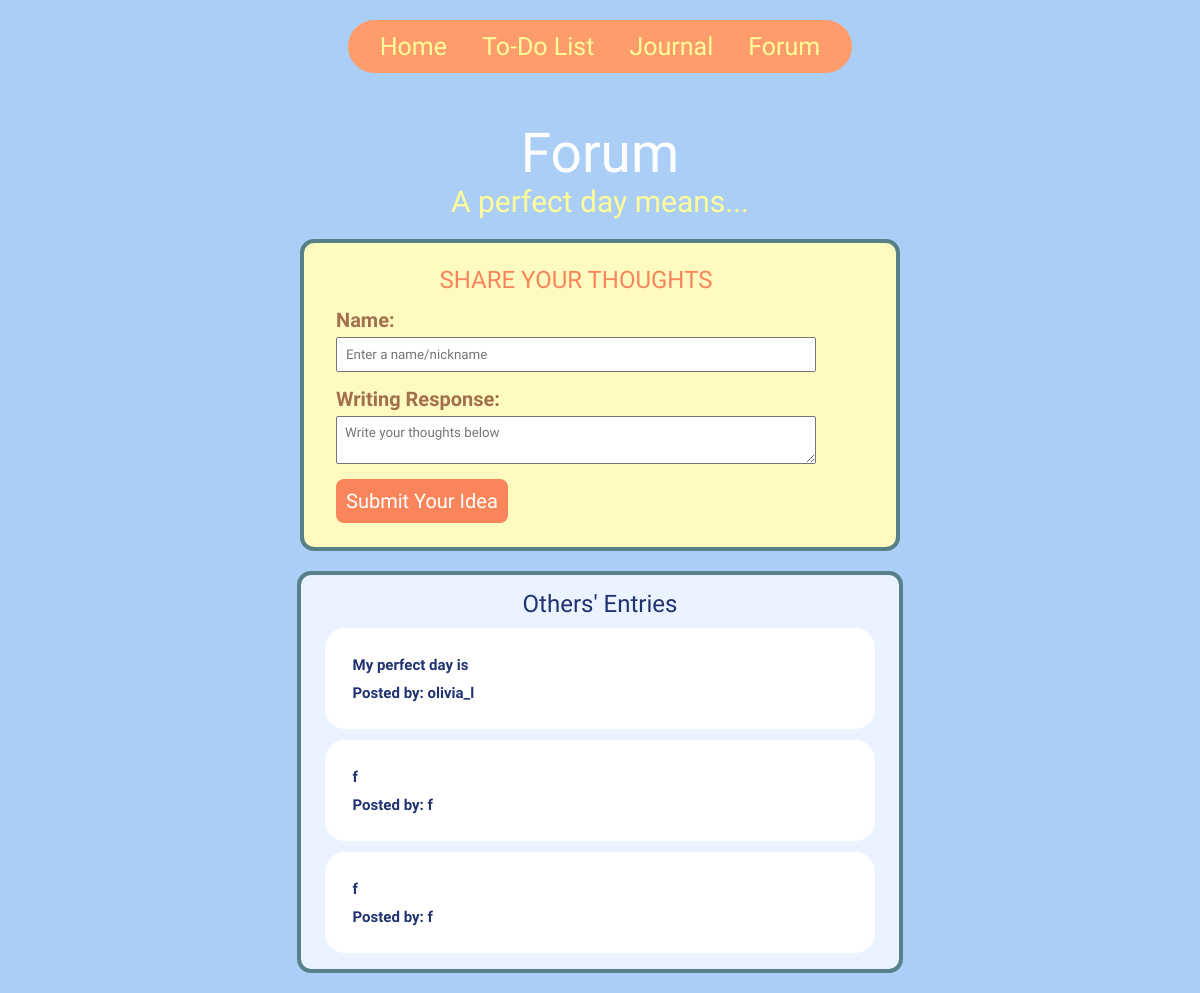
The app's page /forum/1, older data.
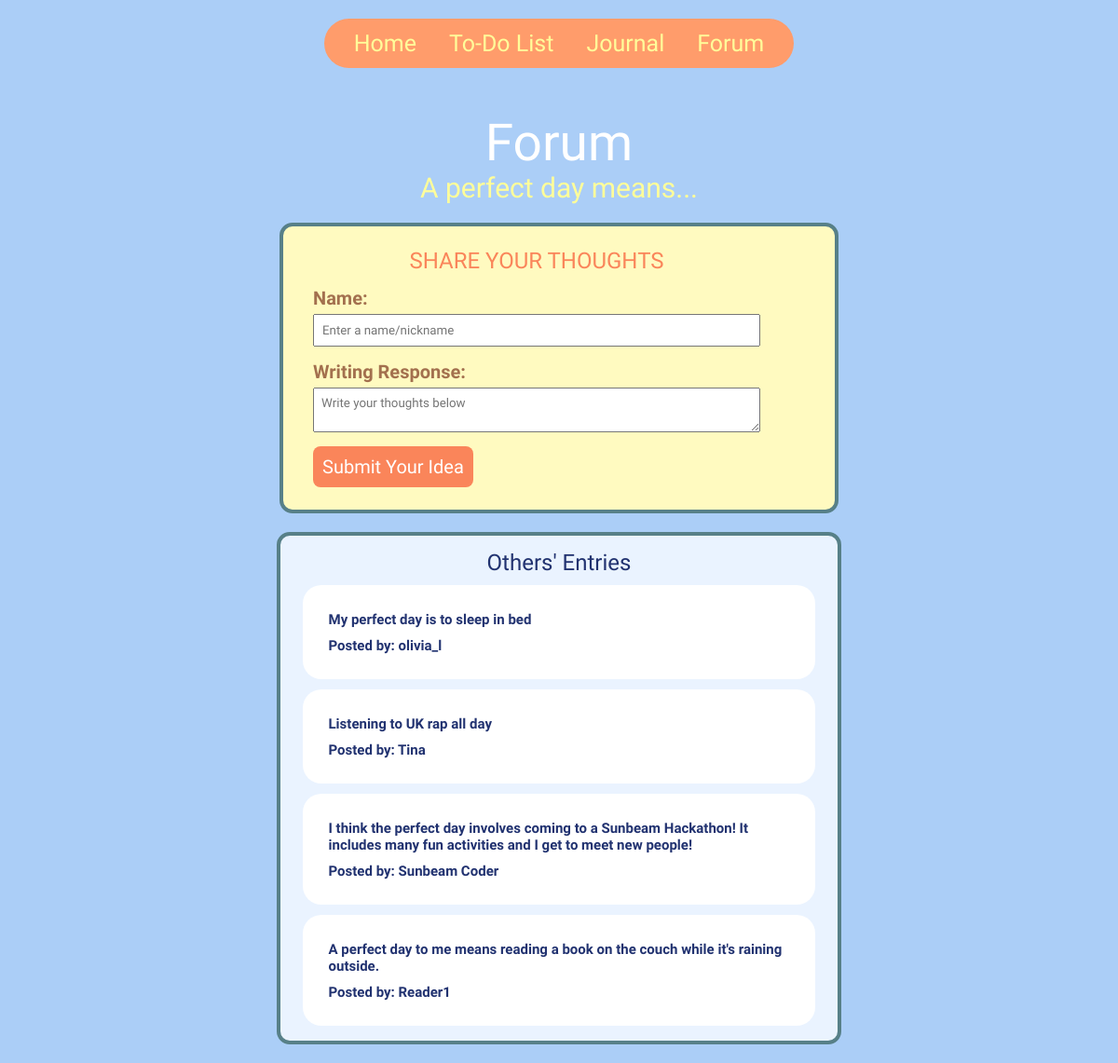
The same page, newer data.
### perfectDay/models.py (models this page shows)
class forumpost(models.Model):
    authorid = models.SmallIntegerField()
    author = models.CharField()
    text= models.CharField()

### perfectDay/views.py (the view)
# urls.py: path('forum/<int:userID>', views.forum, name='forum'),
def forum(request, userID):
    allposts= forumpost.objects.all().values()
    data = {"ID": userID,
            "forums": allposts}
    template = loader.get_template('forum.html')
    if request.method == "POST":
        print("hi")
        name = request.POST.get("inputname")
        text = request.POST.get("inputtext")
        new  = forumpost(authorid= userID, author  = name, text = text)
        new.save()
    return HttpResponse(template.render(request=request, context= data))

### perfectDay/templates/forum.html (shortened to what this page needs)
<!DOCTYPE html>
<html lang="en">
{% load static %}
<head>
    <link rel="stylesheet" href="{% static 'css/forum.css' %}">
</head>
<body>
  {% include 'nav.html' %}
<div class="main-container">
  <div class="heading">
  <h6 class="journal-page-title">Forum</h6>
  <h3> A perfect day means...</h3>
  </div>
  <div class="DisplayContainer1">
        <form method = "POST" id="answerForm" >
            <h1>SHARE YOUR THOUGHTS</h1>
            <div>
                <label>Name:</label>
                <input type="text" name="inputname" placeholder="Enter a name/nickname" required>
            </div>
            <div>
                <label>Writing Response: </label>
                <textarea name="inputtext" placeholder="Write your thoughts below" contenteditable="true" required></textarea>
            </div>
            <button type="submit" class="submit-btn">Submit Your Idea</button>
        </form>
    </div>
</div>
  <div class="main-container">
      <div class="DisplayContainer">
        <div id="reviewsDisplayContainer">
            <h1>Others' Entries</h1>
        {% for forum in forums %}
        <div class="forumBox">
          <p>{{forum.text}}</p>
          <p>Posted by: {{forum.author}}</p>
        </div>
        {% endfor %}
      </div>
  </div>
</body>

Row changes from the older to the newer data that the page shows:
removed forumpost: text "f", author "f"
changed forumpost "olivia_l": text "My perfect day is" → "My perfect day is to sleep in bed"
changed forumpost: text "f" → "Listening to UK rap all day"; author "f" → "Tina"
added forumpost: text "I think the perfect day involves coming to a Sunbeam Hackathon! It includes many fun activities and I get to meet new people!", author "Sunbeam Coder"
added forumpost: text "A perfect day to me means reading a book on the couch while it's raining outside.", author "Reader1"
